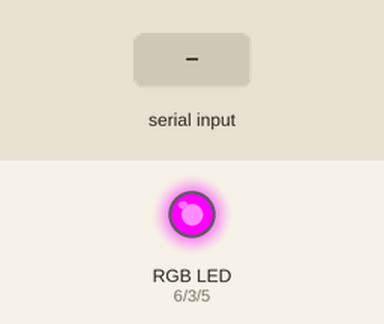
The sketch below on a simulated Arduino Uno, built with avr-gcc and run on an emulated ATmega328P. On the bench: an RGB LED mixed from three pins (HIGH = lit). The inputs (shaded band) are chosen by the test bench. Pins used as bus, display or sensor lines are not drawn.

Above: at 1.2 s.
1.3 s: "#" received over Serial
At 4.1 s:
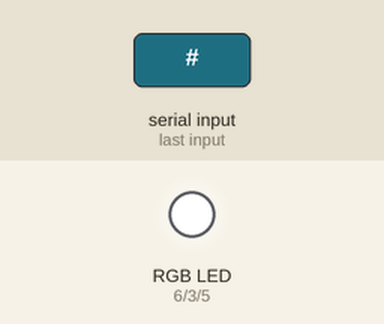
4.3 s: "I,45\n" received over Serial
Timing chart, 0 to 7.3 s (numbered marks = the images above; inputs shaded):
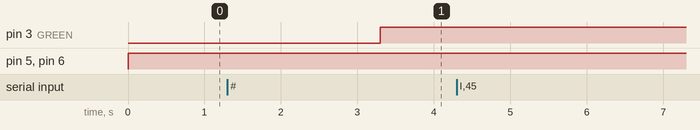

Measured:
- after the input at 1.3 s, pin 3 (GREEN): LOW → HIGH after 2.0 s

The sketch:

nodeRgbLed.ino
```cpp
// Node.js/Express RGB LED
// Written by Andrew Fake
// 2/1/16

// Pin mapping declarations
const int RED = 6;
const int GREEN = 3;
const int BLUE = 5;
const int POWER = 11;
int voltage = LOW;

// Values for colors
int redValue = 255;
int greenValue= 0;
int blueValue = 255;

// Temp Variables
int tR;
int tG;
int tB;
int tV;

// Serial Byte
int incomingByte;

void setup () {
  // Configure Pins
  pinMode(RED, OUTPUT);
  pinMode(GREEN, OUTPUT);
  pinMode(BLUE, OUTPUT);
  pinMode(POWER, OUTPUT);

  // Initialize serial connection
  Serial.begin(9600);
  Serial.setTimeout(2000);
}

void setColor(int r, int g, int b) {
  // Must invert values to match the color
  redValue = 255 - r;
  greenValue = 255 - g;
  blueValue = 255 - b;
}

void parseColors() {
  char hexstring[6];
  Serial.readBytes(hexstring, 6);
  long number = (long) strtol( &hexstring[0], NULL, 16);
  int r = number >> 16;
  int g = number >> 8 & 0xFF;
  int b = number & 0xFF;
  setColor(r, g, b);
  voltage = HIGH;
}

void settingsBackup() {
  tR = redValue;
  tG = greenValue;
  tB = blueValue;
  tV = digitalRead(POWER);
}

void settingsRestore() {
  redValue = tR;
  greenValue = tG;
  blueValue = tB;
  voltage = tV;
}

void executeAlert() {
  // 1. Backup Colors and Voltage
  settingsBackup();

  // 2. Parse out Number
  char c[1];
  Serial.readBytes(c, 1);
  int blinkAmount = c[0] - '0';

  // 3. Set LED to Color Pending (remove code from buffer)
  parseColors();
  writeColors();

  // 4. Blink Loop (voltage will start HIGH)
  for (int i = 0; i < blinkAmount; i++) {
    delay(230);
    digitalWrite(POWER, !tV);
    delay(230);
    digitalWrite(POWER, tV);
  }

  // 5. Restore settings
  settingsRestore();

}

void sendStatus() {
  // Send back information regarding LED state
  if (digitalRead(POWER) == HIGH) {
    Serial.write("LED is ON\n");
  } else {
    Serial.write("LED is OFF\n");
  }
}

void writeColors() {
  analogWrite(RED, redValue);
  analogWrite(GREEN, greenValue);
  analogWrite(BLUE, blueValue);
}

void loop () {
  digitalWrite(POWER, voltage);  //Power LED
  writeColors(); // Write the RGB values to the pins

   // Detect serial communication
  if (Serial.available() > 0) {
    incomingByte = Serial.read();
    // If the incoming byte is 'H' turn on LED
    // Else if the byte is 'L' turn it off
    switch (incomingByte) {
      case 'H': // Turn on LED
        voltage = HIGH;
        break;
      case 'L': // Turn off LED
        voltage = LOW;
        break;
      case 'S': // Return status of LED
        sendStatus();
        break;
      case 'I': // Display flash alert. e.g. I500ff38
        executeAlert();
        break;
      case '#': // Pure color change e.g. #e45aa6
        parseColors();
        break;
    }
  }
}
```
